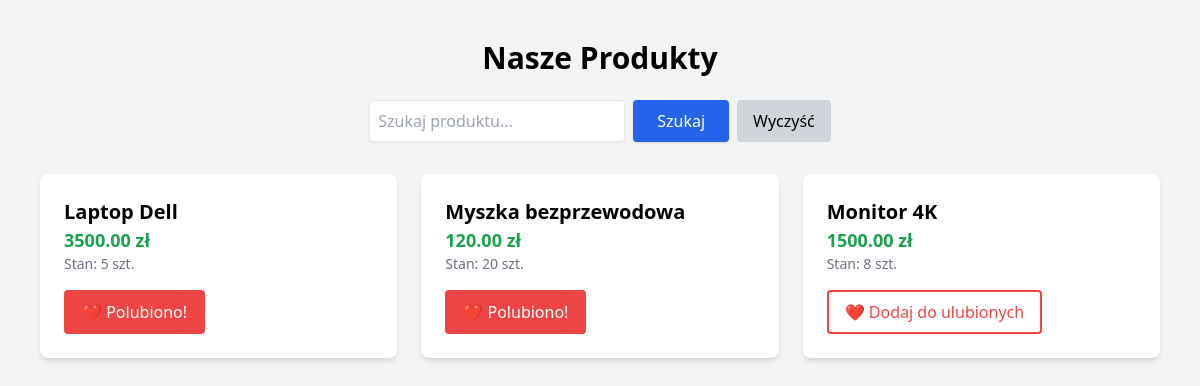
The page / on the database its author committed.
### tables this page shows
CREATE TABLE `wishlist` (
  `id` int(11) NOT NULL,
  `product_id` int(11) NOT NULL,
  `created_at` timestamp NOT NULL DEFAULT current_timestamp()
);

CREATE TABLE `products` (
  `id` int(11) NOT NULL,
  `name` varchar(255) NOT NULL,
  `price` decimal(10,2) NOT NULL,
  `stock` int(11) DEFAULT 0,
  `created_at` timestamp NOT NULL DEFAULT current_timestamp()
);

### index.php (the view, shortened to what this page needs)
<?php
require 'db.php';
$search = isset($_GET['search']) ? trim($_GET['search']) : '';
$sql = "SELECT p.*, w.id as is_favorite
        FROM products p
        LEFT JOIN wishlist w ON p.id = w.product_id";
if ($search !== '') {
    $sql .= " WHERE p.name LIKE :search";
    $stmt = $pdo->prepare($sql);
    $stmt->execute(['search' => '%' . $search . '%']);
} else {
    $stmt = $pdo->query($sql);
}
$products = $stmt->fetchAll();
?>
<!DOCTYPE html>
<html lang="pl">
<head>
    <script src="https://cdn.tailwindcss.com"></script> </head>
<body class="bg-gray-100 p-10">
    <h1 class="text-3xl font-bold mb-6 text-center">Nasze Produkty</h1>
    <form method="GET" action="index.php" class="mb-8 flex gap-2 justify-center">
        <input
            type="text"
            name="search"
            placeholder="Szukaj produktu..."
            value="<?php echo isset($_GET['search']) ? htmlspecialchars($_GET['search']) : ''; ?>"
            class="border p-2 rounded w-64 shadow-sm focus:outline-none focus:ring-2 focus:ring-blue-400"
        >
        <button type="submit" class="bg-blue-600 text-white px-6 py-2 rounded shadow hover:bg-blue-700 transition">
            Szukaj
        </button>
        <a href="index.php" class="bg-gray-300 px-4 py-2 rounded flex items-center hover:bg-gray-400">Wyczyść</a>
    </form>
    <div class="grid grid-cols-1 md:grid-cols-3 gap-6">
        <?php foreach ($products as $product): ?>
            <?php
                $is_fav = !empty($product['is_favorite']);
                $button_classes = $is_fav
                    ? 'bg-red-500 text-white border-red-500'
                    : 'text-red-500 border-red-500 hover:bg-red-50';
                $button_text = $is_fav ? 'Polubiono!' : 'Dodaj do ulubionych';
            ?>
            <div class="bg-white p-6 rounded-lg shadow-md">
                <h2 class="text-xl font-semibold"><?php echo htmlspecialchars($product['name']); ?></h2>
                <p class="text-green-600 font-bold text-lg"><?php echo $product['price']; ?> zł</p>
                <p class="text-gray-500 text-sm">Stan: <?php echo $product['stock']; ?> szt.</p>
                <button
                    class="wishlist-btn mt-4 border-2 px-4 py-2 rounded transition-colors <?php echo $button_classes; ?>"
                    data-id="<?php echo $product['id']; ?>"
                >
                    ❤️ <span class="btn-text"><?php echo $button_text; ?></span>
                </button>
            </div>
        <?php endforeach; ?>
    </div>
</body>
</html>

### rows shown on the page
wishlist: product.name "Laptop Dell", product.price "3500.00", product.stock "5", id "Polubiono!"
wishlist: product.name "Myszka bezprzewodowa", product.price "120.00", product.stock "20", id "Polubiono!"
products: name "Monitor 4K", price "1500.00", stock "8", button_text "Dodaj do ulubionych"
